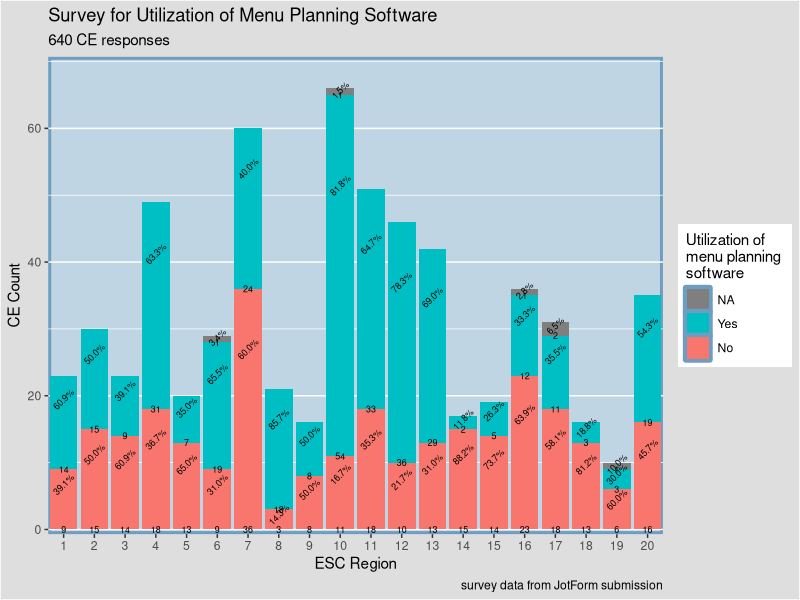

Generate this figure with R:
library(tidyverse)
library(openxlsx)
library(here)

survey_data <- read.xlsx("data/survey_data1.xlsx", sheet = 1, colNames = TRUE, na.strings = TRUE)


names(survey_data)[1] = "CEName"
names(survey_data)[2] = "CEID"
names(survey_data)[3] = "ESC_Region"
names(survey_data)[4] = "Do_you_use_menu_planning_software"

###Create a new table for Chart###
survey_data1 <- survey_data%>%
  group_by(ESC_Region) %>% 
  count(ESC_Region, Do_you_use_menu_planning_software) %>%
  mutate(pct = n/sum(n))

###Stacked Bar Chart
p <- ggplot(survey_data1, aes(ESC_Region, n, fill = Do_you_use_menu_planning_software)) +
  geom_col(position = position_stack(reverse = TRUE)) + 
  guides(fill = guide_legend(reverse = TRUE)) +
  geom_text(aes(label = paste0(sprintf("%1.1f", pct*100),"%")),
            position = position_stack(reverse = TRUE, vjust = 0.75), size = 2.25, angle = 45) +
  geom_text(aes(label = n),
            position = position_stack(reverse = TRUE, vjust = 0), size = 2.25) +
  scale_x_continuous(expand = c(0,0), limits = c(0.5,20.5), breaks = 1:20) +
  scale_y_continuous(expand = c(0,0.7), limits = c(0,70)) +
  theme(plot.background = element_rect(fill = "grey87"),
        panel.background = element_rect(fill = "#BFD5E3", color = "#6D9EC1",
                                        size = 2, linetype = "solid"),
        panel.grid.minor.x = element_blank(),
        panel.grid.major.x = element_blank()) + 
  scale_fill_discrete(name = "Utilization of \nmenu planning \nsoftware") +
  labs(title = "Survey for Utilization of Menu Planning Software",
       subtitle = "640 CE responses",
       x = "ESC Region",
       y = "CE Count",
       caption = "survey data from JotForm submission")

p

####
